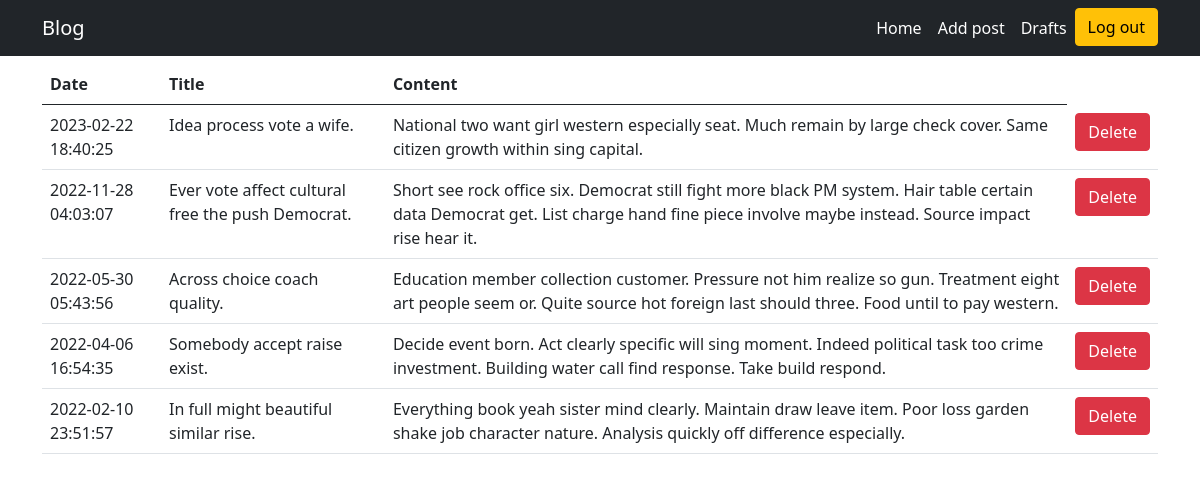
Page /drafts (signed in) on the committed database.
### app/models.py (models this page shows)
class Entry(db.Model):
    id = db.Column(db.Integer, primary_key = True)
    title = db.Column(db.String, nullable = False)
    body = db.Column(db.Text, nullable = False)
    publish_date = db.Column(db.DateTime, nullable = False, default = dt.datetime.utcnow())
    is_published = db.Column(db.Boolean, default = False)

### app/routes.py (the view)
@app.route('/drafts')
@login_required
def list_drafts():
    posts = Entry.query.filter_by(is_published = False).order_by(Entry.publish_date.desc())
    return render_template("list_drafts.html", posts = posts)

### app/models.py (called while the page is built)
def login_required(view_func):
    @functools.wraps(view_func)
    def check_permissions(*args, **kwargs):
        if session.get('logged_in'):
            return view_func(*args, **kwargs)
        return redirect(url_for('login', next=request.path))
    return check_permissions

### app/templates/list_drafts.html
{% extends "base.html" %}
{% block content %}
    <div class = "row  mx-auto mt-2 col-12">
        <table class = "table mx-auto col-10">
            <thead>
                <th scope = "col">Date</th>
                <th scope = "col">Title</th>
                <th scope = "col">Content</th>
            </thead>
            <tbody>
                {% for post in posts %}
                <tr scope = "col">
                    <td>{{ post.publish_date }}</td>
                    <td>{{ post.title }}</td>
                    <td>{{ post.body }}</td>
                    <td>
                        <form id = "delete_form" action =#  method  = "POST">
                        <button type = "submit" class = "btn btn-danger">Delete</button>
                        </form>
                    </td>
                </tr>
                {% endfor %}
            </tbody>
        </table>
        </div>
{% endblock %}

### rows in the picture
Entry: publish_date "2023-02-22 18:40:25", title "Idea process vote a wife.", body "National two want girl western especially seat. Much remain by large check cover. Same citizen growth within sing capital."
Entry: publish_date "2022-11-28 04:03:07", title "Ever vote affect cultural free the push Democrat.", body "Short see rock office six. Democrat still fight more black PM system. Hair table certain data Democrat get. List charge hand fine piece involve maybe instead. Source impact rise hear it."
Entry: publish_date "2022-05-30 05:43:56", title "Across choice coach quality.", body "Education member collection customer. Pressure not him realize so gun. Treatment eight art people seem or. Quite source hot foreign last should three. Food until to pay western."
Entry: publish_date "2022-04-06 16:54:35", title "Somebody accept raise exist.", body "Decide event born. Act clearly specific will sing moment. Indeed political task too crime investment. Building water call find response. Take build respond."
Entry: publish_date "2022-02-10 23:51:57", title "In full might beautiful similar rise.", body "Everything book yeah sister mind clearly. Maintain draw leave item. Poor loss garden shake job character nature. Analysis quickly off difference especially."
